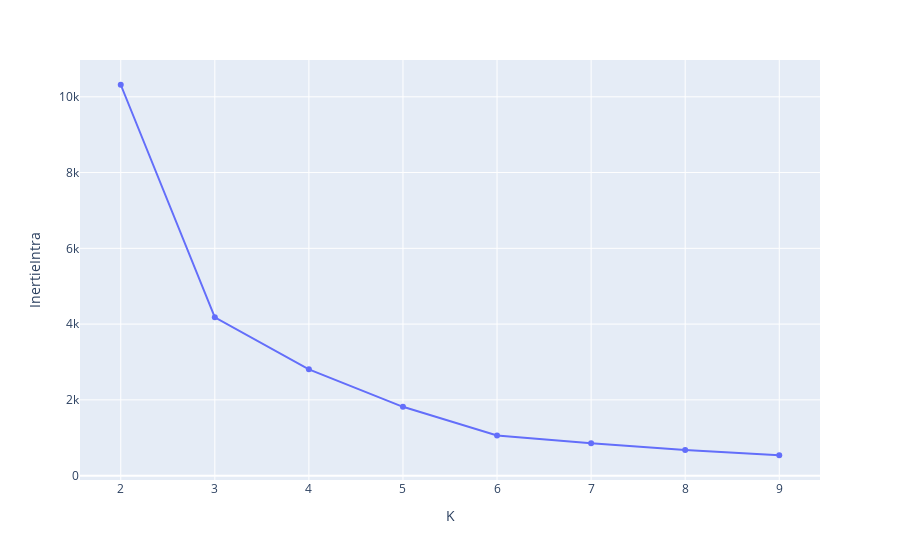

The cell this chart's notebook holds for it:
### Markdown cell above
### 1.1 K-means

### Code cell
InertieIntra = []
for k in range(2, 10):
    kmeans = KMeans(n_clusters=k,init = 'k-means++', max_iter = 300, n_init = 10, random_state = 0);
    kmeans.fit(coord);
    InertieIntra.append(kmeans.inertia_);
    
aux = pd.DataFrame({"K" : range(2, 10),
                    "InertieIntra" : InertieIntra})
fig = px.line(aux, x='K', y='InertieIntra',labels={'x':'Number of clusters', 'y':'Inertie Intra'},markers=True)
fig.show()

### Figure 1 — Plotly figure (JSON) as saved in the notebook; plotly's stock layout.template omitted (floating-point values rounded to 4 significant figures)
{"data": [{"hovertemplate": "K=%{x}<br>InertieIntra=%{y}<extra></extra>", "legendgroup": "", "line": {"color": "#636efa", "dash": "solid"}, "marker": {"symbol": "circle"}, "mode": "lines+markers", "name": "", "orientation": "v", "showlegend": false, "type": "scatter", "x": [2, 3, 4, 5, 6, 7, 8, 9], "xaxis": "x", "y": [10320.0, 4179.0, 2806.0, 1817.0, 1058.0, 853.9, 675.9, 538.3], "yaxis": "y"}], "layout": {"legend": {"tracegroupgap": 0}, "margin": {"t": 60}, "xaxis": {"anchor": "y", "domain": [0, 1], "title": {"text": "K"}}, "yaxis": {"anchor": "x", "domain": [0, 1], "title": {"text": "InertieIntra"}}}}
